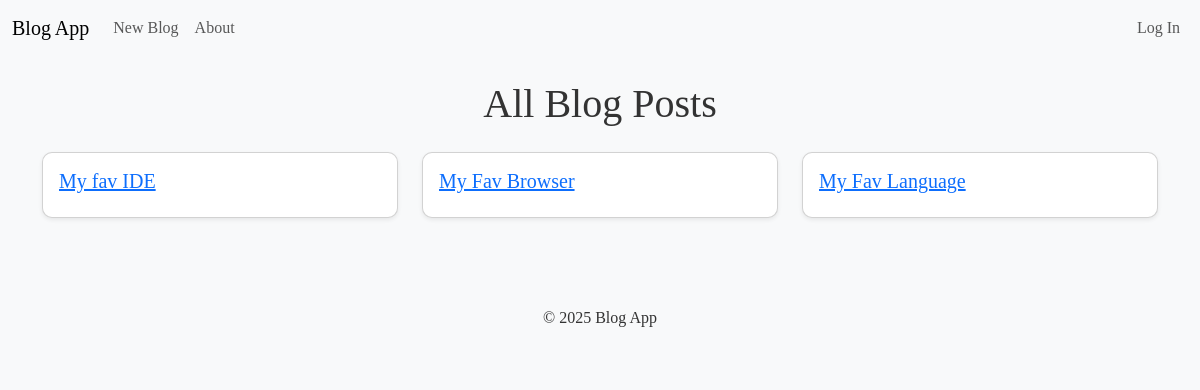
The app's page /, older data.
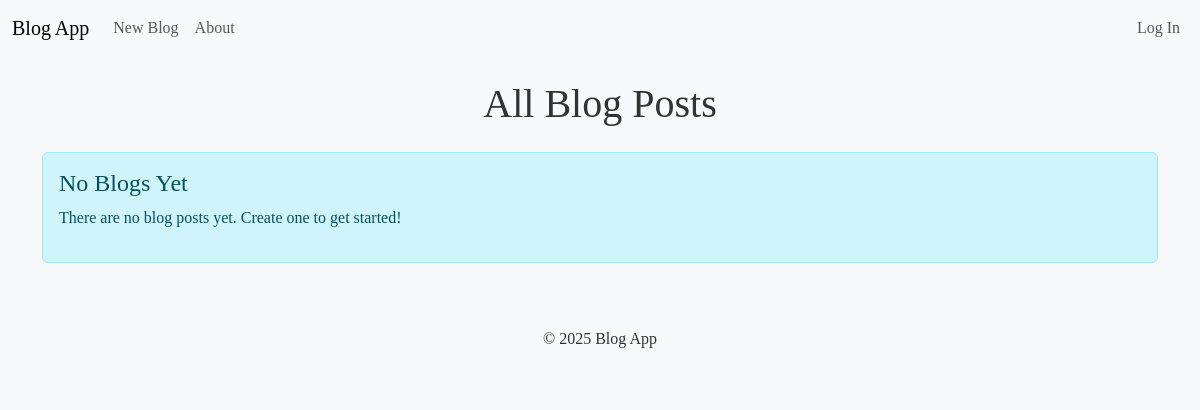
The same page, newer data.
### blog/models.py (models this page shows, shortened)
class BlogPost(models.Model):
    title = models.CharField(max_length=100)
    author = models.ForeignKey(User, on_delete=models.CASCADE, max_length=50, blank=True, null=True)
    body = models.TextField()
    date_created = models.DateTimeField(auto_now_add=True)
    class Meta:
        ordering = ['-date_created']

### blog/views.py (the view)
# urls.py: path('', views.home, name='home'),
def home(request):
    blog = BlogPost.objects.all()
    context = {'blog': blog}
    return render(request, template_name='blog/home.html', context=context)

### blog/templates/blog/home.html
{% extends 'blog/base.html' %}
{% block page_header %}
    <h1 class="text-center mb-4">All Blog Posts</h1>
{% endblock page_header %}
{% block content %}
    {% if blog %}
        <div class="row">
            {% for blog in blog %}
                <div class="col-md-4 mb-4">
                    <div class="card shadow-sm">
                        <div class="card-body">
                            <h5 class="card-title">
                                <a href="{% url 'blog-detail' blog.id %}">{{ blog.title }}</a>
                            </h5>
                        </div>
                    </div>
                </div>
            {% endfor %}
        </div>
    {% else %}
        <div class="alert alert-info" role="alert">
            <h4 class="alert-heading">No Blogs Yet</h4>
            <p>There are no blog posts yet. Create one to get started!</p>
        </div>
    {% endif %}
{% endblock content %}

Row changes from the older to the newer data that the page shows:
removed BlogPost: title "My fav IDE"
removed BlogPost: title "My Fav Browser"
removed BlogPost: title "My Fav Language"
Text that changed along with them:
text now shown: "No Blogs Yet There are no blog posts yet. Create one to get started!"
